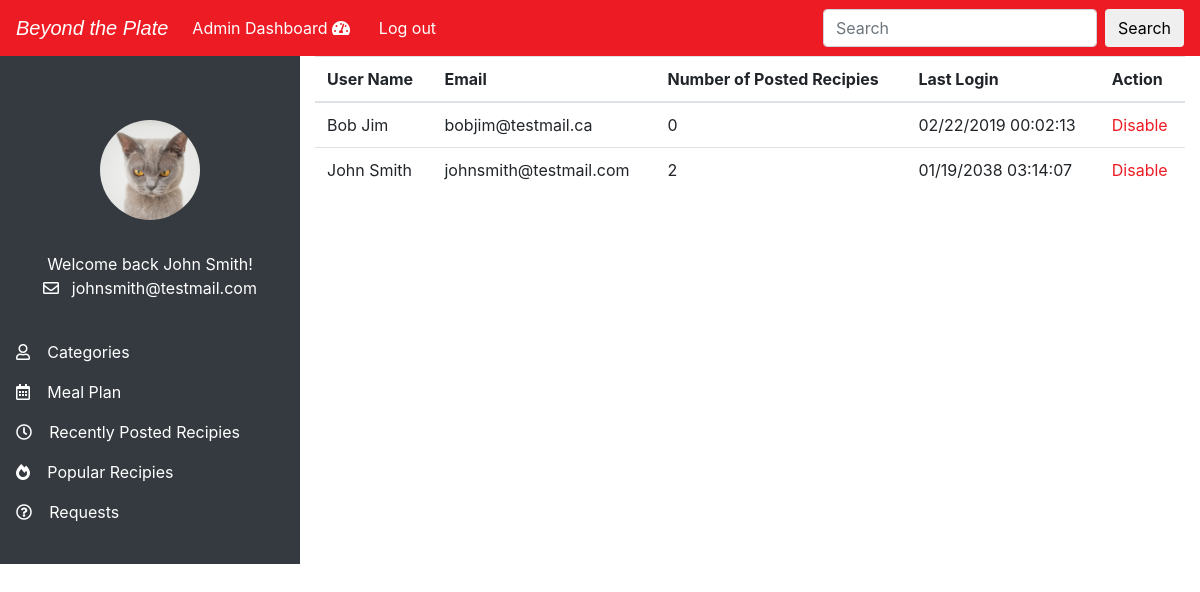
The page /admindashboard.php on the database as committed earlier.
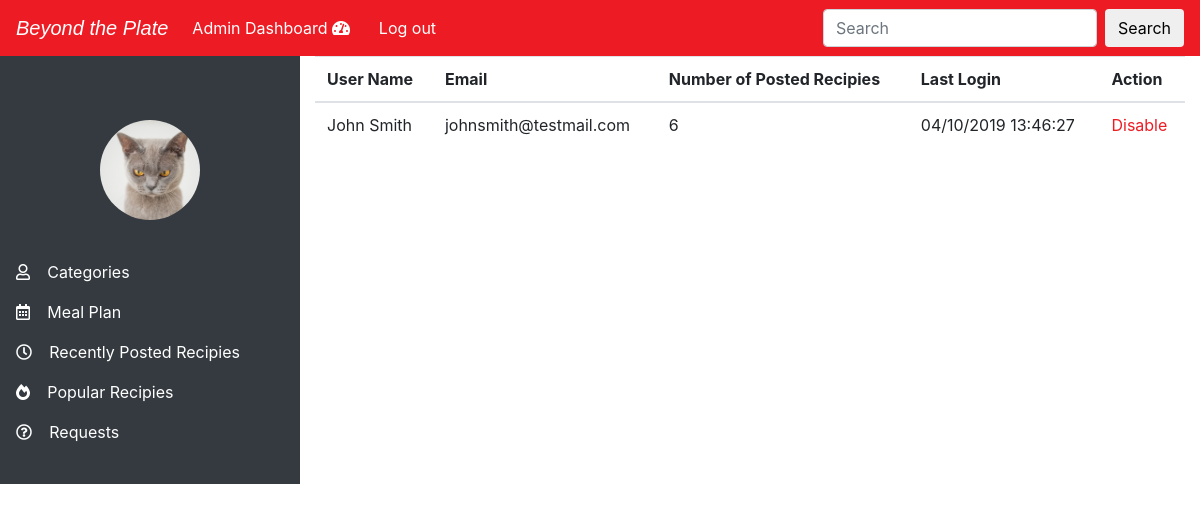
The same page on the database as committed later.
### tables this page shows
CREATE TABLE `users` (
  `id` int(10) NOT NULL,
  `email` varchar(50) NOT NULL,
  `password` varchar(255) NOT NULL,
  `first_name` varchar(50) NOT NULL,
  `last_name` varchar(50) NOT NULL,
  `last_login` int(10) NOT NULL,
  `role` int(1) NOT NULL,
  `is_deleted` int(1) NOT NULL DEFAULT '0',
  `created_date` int(10) NOT NULL,
  `modified_date` int(10) NOT NULL
);

### lib/classes/Database.php (called while the page is built, shortened)
<?php
    class Database {
        private static $user = 'root';
        private static $pass = '';
        private static $dsn = 'mysql:host=localhost;dbname=cookbook';
        private static $dbh;
        public static function getDb() {
            if(!isset(self::$dbh)){
                try {
                    self::$dbh = new PDO(self::$dsn, self::$user, self::$pass);
                    self::$dbh->setAttribute(PDO::ATTR_ERRMODE, PDO::ERRMODE_EXCEPTION);
                } catch (PDOException $e) {
                    $errMsg = $e->getMessage();
                    include 'views/customError.php';
                    exit();
                }
            }
            return self::$dbh;
        }
    }
?>

### lib/classes/Admin.php (called while the page is built, shortened)
<?php
class Admin
{
	public function getAllUserRecipes($db){
		$sql = "SELECT users.id, first_name, last_name, email, last_login, COUNT(recipes.user_id) AS number FROM users
		LEFT JOIN recipes ON users.id = recipes.user_id
		GROUP BY recipes.user_id";
		$pdostm = $db->prepare($sql);
		$pdostm->execute();
		$count = $pdostm->fetchAll(PDO::FETCH_OBJ);
		return $count;
	}
	public function getAdmin($db){
		$sql = "SELECT first_name, last_name, email, role FROM users WHERE role = 1 ";
		$pdostm = $db->prepare($sql);
		$pdostm->execute();
		$count = $pdostm->fetchAll(PDO::FETCH_OBJ);
		return $count;
	}
}
?>

### admindashboard.php (the view, shortened to what the changed rows need)
<?php
  require_once 'lib/classes/Admin.php';
  require_once 'admin/charts/category-piechart.php';
  require_once 'admin/charts/recipe-table.php';
$admin = new Admin();
$adminView = $admin->getAdmin(Database::getDb());
$allUserRecipies = $admin->getAllUserRecipes(Database::getDb());
?>
<html lang="en">
<head>
	<link rel="stylesheet" href="https://maxcdn.bootstrapcdn.com/bootstrap/4.0.0/css/bootstrap.min.css">
	<link rel="stylesheet" href="https://use.fontawesome.com/releases/v5.7.0/css/all.css">
	<link rel="stylesheet" type="text/css" href="css/admin.css">
</head>
<body>
	<main>
	<div class="container-fluid">
  <div class="row">
    <nav class="col-md-3 d-none d-md-block bg-dark sidebar">
      <div class="sidebar-sticky">
      	<div class="text-center">
      	 <?php foreach($adminView as $admin): ?>
      	 	<div id="admwelcome">
	      	<div class="text-center">Welcome back <?php echo $admin->first_name . " " . $admin->last_name; ?>!</div>
	      	<div class="text-center"><i class="far fa-envelope"></i><?php echo $admin->email; ?></div>
	      	</div>
      	<?php endforeach; ?>
      	</div>
      </div>
    </nav>
    <div class="col-md-9 d-none d-md-block">
    <table class="table" id="request-tbl">
      <thead>
        <tr>
          <th>User Name</th>
          <th>Email</th>
          <th>Number of Posted Recipies</th>
          <th>Last Login</th>
          <th>Action</th>
        </tr>
      </thead>
      <tbody>
			<?php foreach($allUserRecipies as $userrecipies): ?>
        <tr>
          <td><?php echo $userrecipies->first_name . " " . $userrecipies->last_name; ?></td>
          <td><?php echo $userrecipies->email; ?></td>
          <td><?php echo $userrecipies->number; ?></td>
          <td><?php echo date('m/d/Y H:i:s', $userrecipies->last_login); ?></td>
          <?php echo "<td><a href='views/reciperequest/deleterequest.php?id=". $userrecipies->id . " class='btn btn-light btn-sm' >Disable</a></td>"; ?>
        </tr>
      <?php endforeach; ?>
       </tbody>
      </table>
      </div>
    </div>
  </div>
</main>
</body>
</html>

Rows that differ between the two databases and show on the page:
no longer on one of the page's lists (row edited): users: first_name "John", last_name "Smith", email "johnsmith@testmail.com"
removed users: first_name "Bob", last_name "Jim", email "bobjim@testmail.ca", number "0", last_login "02/22/2019 00:02:13"
changed users "John": number "2" → "6"; last_login "01/19/2038 03:14:07" → "04/10/2019 13:46:27"
